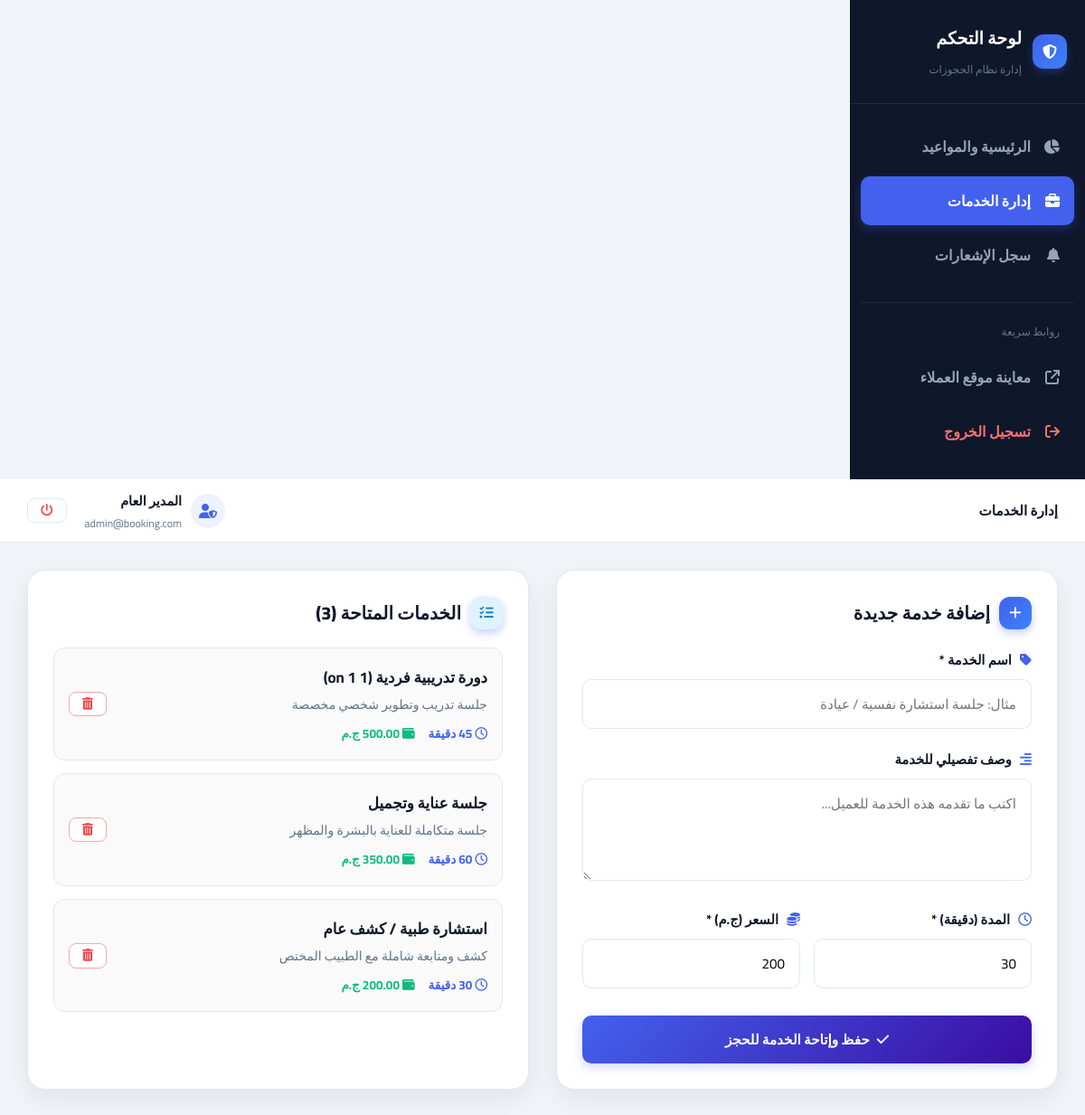
Screenshot of /admin/services.php (signed in) with the database file from the repository.
### tables this page shows
CREATE TABLE IF NOT EXISTS `services` (
    `id` INT AUTO_INCREMENT PRIMARY KEY,
    `title` VARCHAR(150) NOT NULL,
    `description` TEXT NULL,
    `duration_minutes` INT NOT NULL DEFAULT 30,
    `price` DECIMAL(10,2) NOT NULL DEFAULT 0.00,
    `created_at` TIMESTAMP DEFAULT CURRENT_TIMESTAMP
);

### admin/services.php (the view, shortened to what this page needs)
<?php
require_once __DIR__ . '/header.php';
$services = $pdo->query("SELECT * FROM services ORDER BY id DESC")->fetchAll();
?>
<div style="display: grid; grid-template-columns: repeat(auto-fit, minmax(320px, 1fr)); gap: 30px;">
    <div class="wizard-card" style="padding: 28px; margin-bottom: 0;">
        <div style="display: flex; align-items: center; gap: 10px; margin-bottom: 20px;">
            <div class="brand-icon-box" style="width: 36px; height: 36px; font-size: 0.95rem;">
                <i class="fa-solid fa-plus"></i>
            </div>
            <h2 style="font-size: 1.25rem; font-weight: 800;">إضافة خدمة جديدة</h2>
        </div>
        <form id="add-service-form">
            <div class="form-group">
                <label class="form-label">
                    <i class="fa-solid fa-tag" style="color: var(--primary); margin-left: 6px;"></i>
                    <span>اسم الخدمة *</span>
                </label>
                <input type="text" name="title" class="form-input" placeholder="مثال: جلسة استشارة نفسية / عيادة" required>
            </div>
            <div class="form-group">
                <label class="form-label">
                    <i class="fa-solid fa-align-right" style="color: var(--primary); margin-left: 6px;"></i>
                    <span>وصف تفصيلي للخدمة</span>
                </label>
                <textarea name="description" rows="3" class="form-textarea" placeholder="اكتب ما تقدمه هذه الخدمة للعميل..."></textarea>
            </div>
            <div style="display: grid; grid-template-columns: 1fr 1fr; gap: 15px;">
                <div class="form-group">
                    <label class="form-label">
                        <i class="fa-regular fa-clock" style="color: var(--primary); margin-left: 6px;"></i>
                        <span>المدة (دقيقة) *</span>
                    </label>
                    <input type="number" name="duration_minutes" class="form-input" value="30" min="10" step="5" required>
                </div>
                <div class="form-group">
                    <label class="form-label">
                        <i class="fa-solid fa-coins" style="color: var(--primary); margin-left: 6px;"></i>
                        <span>السعر (ج.م) *</span>
                    </label>
                    <input type="number" name="price" class="form-input" value="200" min="0" step="10" required>
                </div>
            </div>
            <button type="submit" class="btn btn-primary" style="width: 100%; padding: 12px; margin-top: 10px;">
                <i class="fa-solid fa-check"></i>
                <span>حفظ وإتاحة الخدمة للحجز</span>
            </button>
        </form>
    </div>
    <div class="wizard-card" style="padding: 28px; margin-bottom: 0;">
        <div style="display: flex; justify-content: space-between; align-items: center; margin-bottom: 20px;">
            <div style="display: flex; align-items: center; gap: 10px;">
                <div class="brand-icon-box" style="width: 36px; height: 36px; font-size: 0.95rem; background: #e0f2fe; color: #0284c7;">
                    <i class="fa-solid fa-list-check"></i>
                </div>
                <h2 style="font-size: 1.25rem; font-weight: 800;">الخدمات المتاحة (<?= count($services) ?>)</h2>
            </div>
        </div>
        <div style="display: flex; flex-direction: column; gap: 14px; max-height: 520px; overflow-y: auto;">
            <?php if (count($services) > 0): ?>
                <?php foreach ($services as $srv): ?>
                    <div style="border: 1px solid var(--border-color); border-radius: 12px; padding: 16px; display: flex; justify-content: space-between; align-items: center; background: #fafafa;">
                        <div>
                            <div style="font-weight: 700; font-size: 1.05rem; margin-bottom: 4px;"><?= htmlspecialchars($srv['title']) ?></div>
                            <div style="font-size: 0.88rem; color: var(--text-muted); line-height: 1.5; margin-bottom: 8px;">
                                <?= htmlspecialchars($srv['description'] ?: 'لا يوجد وصف مدخل.') ?>
                            </div>
                            <div style="display: flex; gap: 15px; font-size: 0.85rem; font-weight: 700;">
                                <span style="color: var(--primary);"><i class="fa-regular fa-clock"></i> <?= $srv['duration_minutes'] ?> دقيقة</span>
                                <span style="color: var(--success);"><i class="fa-solid fa-wallet"></i> <?= number_format($srv['price'], 2) ?> ج.م</span>
                            </div>
                        </div>
                        <button type="button" class="btn btn-outline btn-sm delete-service-btn" data-id="<?= $srv['id'] ?>" style="color: var(--danger); border-color: #fca5a5; flex-shrink: 0; margin-right: 15px;">
                            <i class="fa-solid fa-trash-can"></i>
                        </button>
                    </div>
                <?php endforeach; ?>
            <?php else: ?>
                <p style="color: var(--text-muted); text-align: center; padding: 30px;">لا توجد أي خدمات متاحة حالياً.</p>
            <?php endif; ?>
        </div>
    </div>
</div>
<?php require_once __DIR__ . '/footer.php'; ?>

### assets/css/style.css (style rules this page uses)
:root { --primary: #4361ee; --primary-hover: #3730a3; --primary-subtle: #eef2ff; --secondary: #06b6d4; --dark-sidebar: #0f172a; --sidebar-text: #94a3b8; --sidebar-hover: #1e293b; --success: #10b981; --success-bg: #ecfdf5; --warning: #f59e0b; --warning-bg: #fffbeb; --danger: #ef4444; --danger-bg: #fef2f2; --bg-main: #f8fafc; --card-bg: #ffffff; --text-main: #0f172a; --text-muted: #64748b; --border-color: #e2e8f0; --radius-sm: 8px; --radius-md: 14px; --radius-lg: 20px; --shadow-sm: 0 1px 3px rgba(15, 23, 42, 0.05); --shadow-md: 0 4px 14px rgba(15, 23, 42, 0.06); --shadow-lg: 0 10px 30px rgba(15, 23, 42, 0.08); }
* { margin: 0; padding: 0; box-sizing: border-box; font-family: 'Cairo', system-ui, -apple-system, sans-serif; }
body { background-color: var(--bg-main); color: var(--text-main); direction: rtl; text-align: right; min-height: 100vh; display: flex; flex-direction: column; }
.brand-icon-box { width: 42px; height: 42px; border-radius: 12px; background: linear-gradient(135deg, var(--primary), #3b82f6); color: #ffffff; display: flex; align-items: center; justify-content: center; font-size: 1.2rem; box-shadow: 0 4px 10px rgba(67, 97, 238, 0.3); }
.btn { display: inline-flex; align-items: center; justify-content: center; gap: 8px; font-weight: 600; padding: 10px 22px; border-radius: 10px; border: none; cursor: pointer; text-decoration: none; transition: all 0.2s ease; font-size: 0.95rem; }
.btn-primary { background: linear-gradient(135deg, var(--primary), #3a0ca3); color: #fff; box-shadow: 0 4px 12px rgba(67, 97, 238, 0.25); }
.btn-outline { background: #fff; border: 1px solid var(--border-color); color: var(--text-main); }
.btn-sm { padding: 6px 14px; font-size: 0.85rem; border-radius: 8px; }
.wizard-card { background: var(--card-bg); border-radius: var(--radius-lg); box-shadow: var(--shadow-lg); border: 1px solid var(--border-color); padding: 35px; margin-bottom: 60px; }
.form-group { margin-bottom: 20px; }
.form-label { display: block; margin-bottom: 8px; font-weight: 700; color: var(--text-main); font-size: 0.92rem; }
.form-input, .form-select, .form-textarea { width: 100%; padding: 12px 16px; border: 1px solid var(--border-color); border-radius: 10px; font-size: 0.95rem; background: #fff; outline: none; transition: all 0.2s ease; }
.admin-body { display: flex; min-height: 100vh; background: #f1f5f9; }

### rows the page displays
services: title "دورة تدريبية فردية (1 on 1)", description "جلسة تدريب وتطوير شخصي مخصصة", duration_minutes "45", price "500.00"
services: title "جلسة عناية وتجميل", description "جلسة متكاملة للعناية بالبشرة والمظهر", duration_minutes "60", price "350.00"
services: title "استشارة طبية / كشف عام", description "كشف ومتابعة شاملة مع الطبيب المختص", price "200.00"

### other values shown
$pageTitle "إدارة الخدمات"
$currentAdmin['name'] "المدير العام"
$currentAdmin['email'] "admin@booking.com"
count($services) "3"
